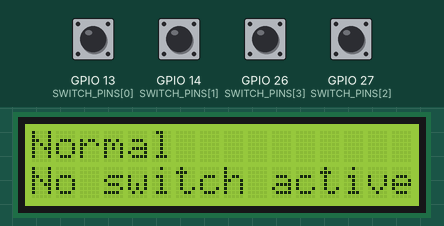
Simulated run of this sketch. Board: ESP32. Parts: 16×2 character LCD. The inputs (shaded band) are chosen by the test bench; at power-on: GPIO 13 (SWITCH_PINS[0]), GPIO 14 (SWITCH_PINS[1]), GPIO 26 (SWITCH_PINS[3]), GPIO 27 (SWITCH_PINS[2]) HIGH. WiFi joins after 1.5 s; servers stay silent unless stated; uploads are accepted with an empty reply; what the sketch prints to the serial monitor is not drawn.

Above: at 2.7 s.
2.8 s: GPIO 13 (SWITCH_PINS[0]) pulled LOW for 0.15 s
At 2.94 s:
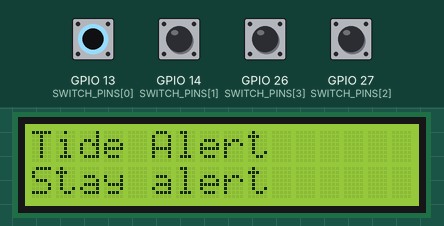
4.5 s: GPIO 14 (SWITCH_PINS[1]) pulled LOW for 1 s
At 5.4 s:
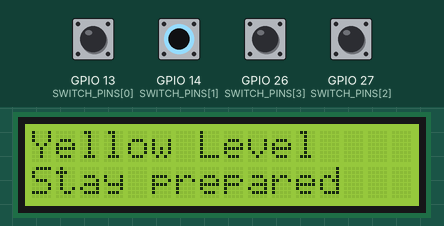
7.1 s: GPIO 26 (SWITCH_PINS[3]) pulled LOW for 0.15 s
At 7.25 s:
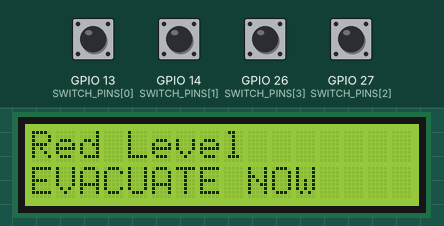
8.8 s: GPIO 27 (SWITCH_PINS[2]) pulled LOW for 0.15 s
At 8.95 s:
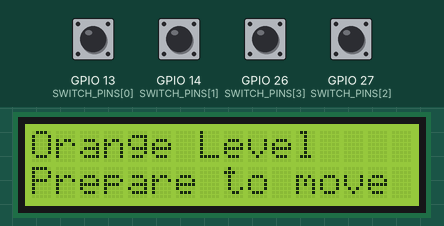
Timing chart, 0 to 11.5 s (numbered marks = the images above; inputs shaded):
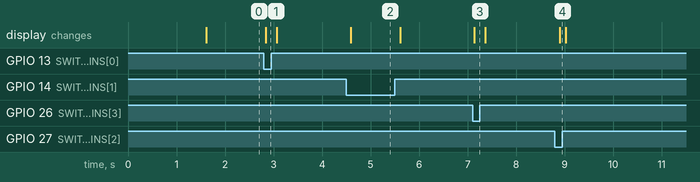

The sketch:

esp32_flood_sensor.ino
```cpp
// FloodGuard four-switch ESP32 firmware.
// Switch wiring: each switch connects its GPIO pin to GND when activated.
// INPUT_PULLUP is used, so LOW means ON/active.
// The switch array is ordered bottom-to-top: Tide, Yellow, Orange, Red.

#include <WiFi.h>
#include <HTTPClient.h>
#include <Wire.h>
#include <LiquidCrystal_I2C.h>

const char* WIFI_SSID = "YOUR_WIFI_NAME";
const char* WIFI_PASSWORD = "YOUR_WIFI_PASSWORD";
const char* API_URL = "http://YOUR_COMPUTER_LAN_IP:5000/api/v1/telemetry";
const char* SENSOR_ID = "YOUR_REGISTERED_SENSOR_ID";
const char* DEVICE_KEY = "YOUR_REGISTERED_DEVICE_KEY";

// ESP32 GPIO mapping (bottom-most switch first).
const uint8_t SWITCH_PINS[4] = {13, 14, 27, 26};
const uint8_t LCD_SDA_PIN = 21;
const uint8_t LCD_SCL_PIN = 22;
const uint8_t LCD_ADDRESS = 0x27; // Change to 0x3F if that is your LCD backpack address.

LiquidCrystal_I2C lcd(LCD_ADDRESS, 16, 2);
int lastDisplayedLevel = -1;
unsigned long lastPostAt = 0;
const unsigned long POST_INTERVAL_MS = 5000;

float readWaterLevelMeters() {
  // Replace this placeholder with your calibrated water-level sensor reading.
  // The four physical switches determine the displayed flood level in this sketch.
  return 0.0f;
}

int readSwitchLevel() {
  int activeLevel = 0;
  for (int index = 0; index < 4; index++) {
    if (digitalRead(SWITCH_PINS[index]) == LOW) {
      // The highest active switch wins if multiple switches are ON.
      activeLevel = index + 1;
    }
  }
  return activeLevel;
}

const char* statusLabel(int level) {
  switch (level) {
    case 1: return "Tide Alert";
    case 2: return "Yellow Level";
    case 3: return "Orange Level";
    case 4: return "Red Level";
    default: return "Normal";
  }
}

void updateLcd(int level) {
  if (level == lastDisplayedLevel) return;
  lastDisplayedLevel = level;

  lcd.clear();
  lcd.setCursor(0, 0);
  lcd.print(statusLabel(level));
  lcd.setCursor(0, 1);

  if (level == 4) {
    lcd.print("EVACUATE NOW");
  } else if (level == 3) {
    lcd.print("Prepare to move");
  } else if (level == 2) {
    lcd.print("Stay prepared");
  } else if (level == 1) {
    lcd.print("Stay alert");
  } else {
    lcd.print("No switch active");
  }
}

void connectWiFi() {
  if (WiFi.status() == WL_CONNECTED) return;
  WiFi.begin(WIFI_SSID, WIFI_PASSWORD);
  Serial.print("Connecting to Wi-Fi");
  while (WiFi.status() != WL_CONNECTED) {
    delay(500);
    Serial.print(".");
  }
  Serial.println(" connected");
  Serial.print("ESP32 IP: ");
  Serial.println(WiFi.localIP());
}

void setup() {
  Serial.begin(115200);

  for (int index = 0; index < 4; index++) {
    pinMode(SWITCH_PINS[index], INPUT_PULLUP);
  }

  Wire.begin(LCD_SDA_PIN, LCD_SCL_PIN);
  lcd.init();
  lcd.backlight();
  lcd.setCursor(0, 0);
  lcd.print("FloodGuard");
  lcd.setCursor(0, 1);
  lcd.print("Starting...");

  connectWiFi();
}

void loop() {
  const int switchLevel = readSwitchLevel();
  const float waterLevel = readWaterLevelMeters();

  updateLcd(switchLevel);

  if (millis() - lastPostAt >= POST_INTERVAL_MS) {
    lastPostAt = millis();
    connectWiFi();

    if (WiFi.status() == WL_CONNECTED) {
      HTTPClient http;
      http.begin(API_URL);
      http.addHeader("Content-Type", "application/json");
      http.addHeader("X-Device-Key", DEVICE_KEY);

      String body = String("{\"sensor_id\":\"") + SENSOR_ID +
        "\",\"water_level_m\":" + String(waterLevel, 3) +
        ",\"switch_level\":" + String(switchLevel) + "}";

      const int responseCode = http.POST(body);
      Serial.printf("Telemetry HTTP %d | status: %s | switch level: %d\n",
                    responseCode, statusLabel(switchLevel), switchLevel);
      http.end();
    }
  }

  delay(100);
}
```

Measured:
- after the input at 2.8 s, the display: changes at once (image 1)
- after the input at 4.5 s, the display: changes after 0.09 s (image 2)
- after the input at 7.1 s, the display: changes at once (image 3)
- after the input at 8.8 s, the display: changes after 0.09 s (image 4)
